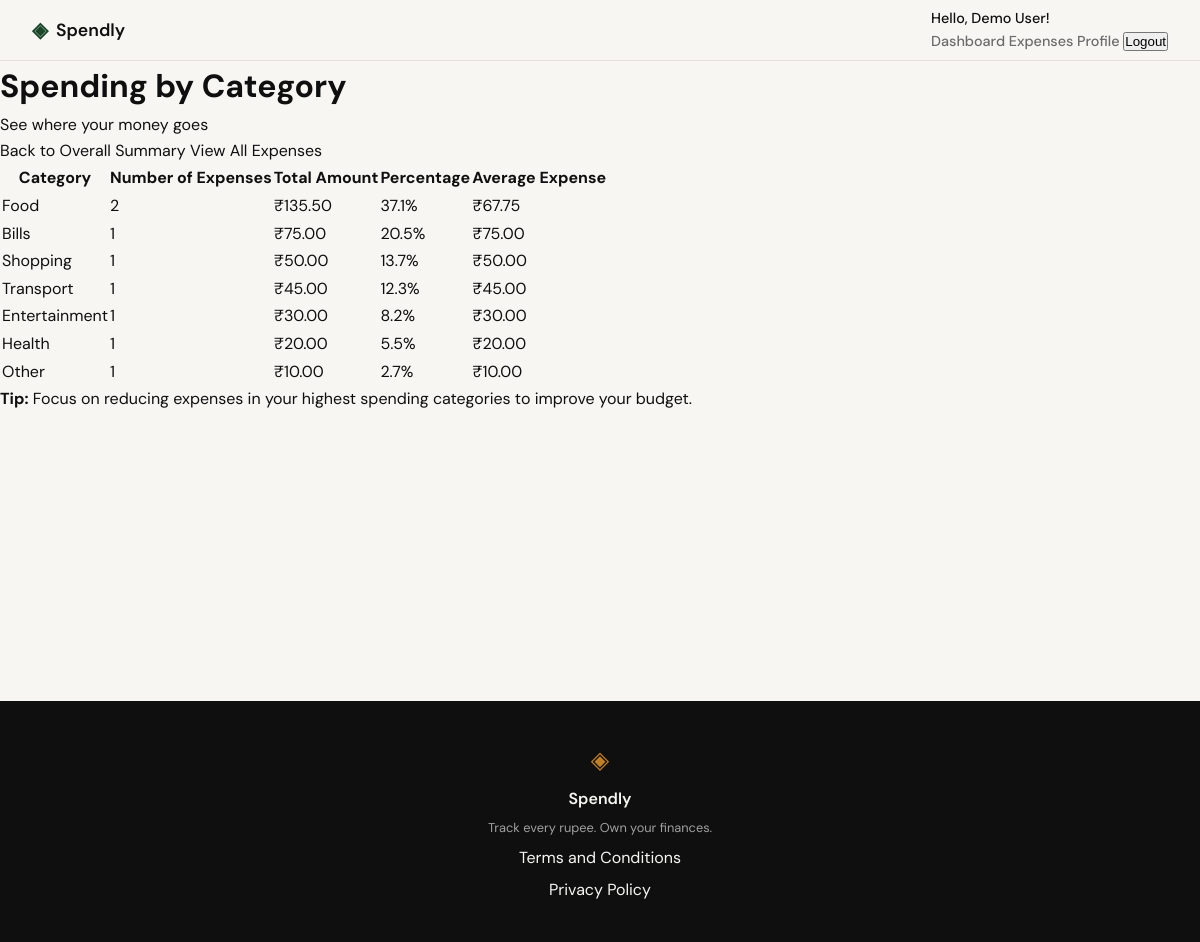
/expenses/summary/category (signed in), run on the app's committed database.
### tables this page shows
CREATE TABLE expenses (
            id INTEGER PRIMARY KEY AUTOINCREMENT,
            user_id INTEGER NOT NULL,
            amount REAL NOT NULL,
            category TEXT NOT NULL,
            date TEXT NOT NULL,
            description TEXT,
            created_at TEXT DEFAULT CURRENT_TIMESTAMP,
            FOREIGN KEY (user_id) REFERENCES users (id)
        );

### app.py (the view)
@app.route("/expenses/summary/category")
@login_required
def expenses_summary_category():
    user_id = session.get('user_id')
    conn = get_db()
    try:
        cursor = conn.cursor()
        cursor.execute(
            """SELECT
                   category,
                   COUNT(*) as count,
                   SUM(amount) as total,
                   AVG(amount) as average
               FROM expenses
               WHERE user_id = ?
               GROUP BY category
               ORDER BY total DESC""",
            (user_id,)
        )
        category_data = cursor.fetchall()
        return render_template(
            "expenses_summary_category.html",
            category_data=category_data
        )
    except Exception as e:
        return render_template("error.html", error="Unable to load category summary"), 500
    finally:
        conn.close()

### app.py (called while the page is built)
def login_required(f):
    @wraps(f)
    def decorated_function(*args, **kwargs):
        if 'user_id' not in session:
            return redirect(url_for('login'))
        return f(*args, **kwargs)
    return decorated_function

### database/db.py (called while the page is built)
def get_db():
    conn = sqlite3.connect('spendly.db')
    conn.row_factory = sqlite3.Row
    conn.execute('PRAGMA foreign_keys = ON')
    return conn

### templates/expenses_summary_category.html (shortened to what this page needs)
{% extends "base.html" %}
{% block content %}
<div class="category-summary-container">
    <div class="category-summary-header">
        <h1>Spending by Category</h1>
        <p>See where your money goes</p>
        <div class="category-summary-actions">
            <a href="{{ url_for('expenses_summary') }}" class="btn btn-outline">Back to Overall Summary</a>
            <a href="{{ url_for('expenses') }}" class="btn btn-secondary">View All Expenses</a>
        </div>
    </div>
    {% if category_data|length > 0 %}
    <div class="category-chart-container">
        <div class="category-data-table">
            <table>
                <thead>
                    <tr>
                        <th>Category</th>
                        <th>Number of Expenses</th>
                        <th>Total Amount</th>
                        <th>Percentage</th>
                        <th>Average Expense</th>
                    </tr>
                </thead>
                <tbody>
                    {% set total = category_data|map(attribute='total')|sum %}
                    {% for category in category_data %}
                    <tr>
                        <td>
                            <span class="category-tag category-{{ category.category|lower|replace(' ', '-') }}">
                                {{ category.category }}
                            </span>
                        </td>
                        <td>{{ category.count }}</td>
                        <td>₹{{ "%.2f"|format(category.total or 0) }}</td>
                        <td>
                            {% if total > 0 %}
                            {{ "%.1f"|format((category.total / total) * 100) }}%
                            {% else %}
                            0%
                            {% endif %}
                        </td>
                        <td>₹{{ "%.2f"|format((category.total / category.count)|round(2) if category.count > 0 else 0) }}</td>
                    </tr>
                    {% endfor %}
                </tbody>
            </table>
        </div>
    </div>
    <div class="insights-note">
        <p><strong>Tip:</strong> Focus on reducing expenses in your highest spending categories to improve your budget.</p>
    </div>
    {% else %}
    <div class="empty-state">
        <h2>No category data available</h2>
        <p>You need to record some expenses to see category breakdowns.</p>
        <a href="{{ url_for('add_expense') }}" class="btn btn-primary">Add First Expense</a>
    </div>
    {% endif %}
</div>
{% endblock %}

### static/css/style.css (style rules this page uses)
:root { --ink: #0f0f0f; --ink-soft: #2d2d2d; --ink-muted: #6b6b6b; --ink-faint: #a0a0a0; --paper: #f7f6f3; --paper-warm: #f0ede6; --paper-card: #ffffff; --accent: #1a472a; --accent-light: #e8f0eb; --accent-2: #c17f24; --accent-2-light: #fdf3e3; --danger: #c0392b; --danger-light: #fdecea; --border: #e4e1da; --border-soft: #eeebe4; --font-display: 'DM Serif Display', Georgia, serif; --font-body: 'DM Sans', system-ui, sans-serif; --max-width: 1200px; --auth-width: 440px; --radius-sm: 6px; --radius-md: 12px; --radius-lg: 20px; }
*, *::before, *::after { box-sizing: border-box; margin: 0; padding: 0; }
html { font-size: 16px; scroll-behavior: smooth; }
body { background: var(--paper); color: var(--ink); font-family: var(--font-body); font-size: 1rem; line-height: 1.6; -webkit-font-smoothing: antialiased; }
a { color: inherit; text-decoration: none; }

### data on the page
expenses: category "Bills", count "1", amount "75.00", total "20.5", total "75.00"
expenses: category "Shopping", count "1", amount "50.00", total "13.7", total "50.00"
expenses: category "Transport", count "1", amount "45.00", total "12.3", total "45.00"
expenses: category "Entertainment", count "1", amount "30.00", total "8.2", total "30.00"
expenses: category "Health", count "1", amount "20.00", total "5.5", total "20.00"
expenses: category "Other", count "1", amount "10.00", total "2.7", total "10.00"

### other printed values
{{ session.user_name }} "Demo User"
{{ category.category }} "Food"
{{ category.count }} "2"
{{ "%.2f"|format(category.total or 0) }} "135.50"
{{ "%.1f"|format((category.total / total) * 100) }} "37.1"
